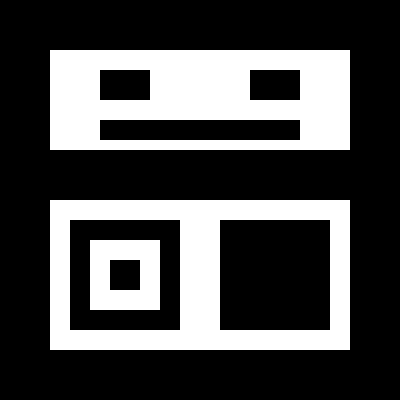
#> input picture python/ch12/contours.bmp, 400 x 400 px
$ python findcts.py
#> lines starting #> are read from the running program, lines starting #| are printed output that depends on the picture; after the words box and inside, x2 and y2 are one past the last pixel; in counts of white or black regions, pixels touching at a corner belong together
import numpy as np
import cv2
import random


def contours_basic():
    src = cv2.imread('contours.bmp', cv2.IMREAD_GRAYSCALE)
#> src: shape (400, 400); 29.9% white; 3 white regions

    if src is None:
        print('Image load failed!')
        return

    contours, _ = cv2.findContours(src, cv2.RETR_LIST, cv2.CHAIN_APPROX_NONE)
#> contours = 9 contours; largest, box (x1, y1, x2, y2) and area: (50, 200, 350, 350) 44551, (50, 50, 350, 150) 29601, (219, 219, 331, 331) 12319, (69, 219, 181, 331) 12319, (90, 240, 160, 310) 4761

    dst = cv2.cvtColor(src, cv2.COLOR_GRAY2BGR)
#> dst is the input picture: shape (400, 400, 3); 29.9% white; 3 white regions, box (x1, y1, x2, y2) and area: (50, 50, 350, 150) 23000, (50, 200, 350, 350) 20800, (90, 240, 160, 310) 4000

    for i in range(len(contours)):
        c = (random.randint(0, 255), random.randint(0, 255), random.randint(0, 255))
        cv2.drawContours(dst, contours, i, c, 2)
#> this loop made 9 passes
#> c on passes 1 to 9: (197, 215, 20), (132, 248, 207), (155, 244, 183), (111, 71, 144), (71, 48, 128), (75, 158, 50), (37, 169, 241), (51, 181, 222), (161, 104, 244)
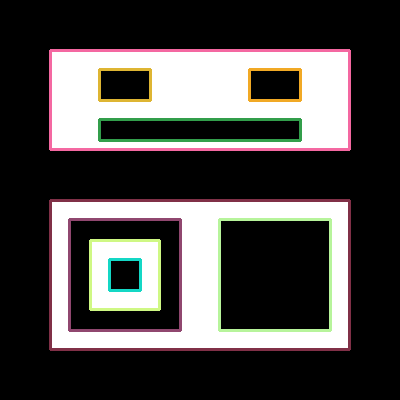
#> dst: shape (400, 400, 3); 7.01% of pixels changed, all inside (x1, y1, x2, y2) = (49, 49, 351, 351)

    cv2.imshow('src', src)
    cv2.imshow('dst', dst)

    cv2.waitKey()
    cv2.destroyAllWindows()


def contours_hier():
    src = cv2.imread('contours.bmp', cv2.IMREAD_GRAYSCALE)

    if src is None:
        print('Image load failed!')
        return

    contours, hierarchy = cv2.findContours(src, cv2.RETR_CCOMP, cv2.CHAIN_APPROX_SIMPLE)

    dst = cv2.cvtColor(src, cv2.COLOR_GRAY2BGR)

    idx = 0
    while idx >= 0:
        c = (random.randint(0, 255), random.randint(0, 255), random.randint(0, 255))
        cv2.drawContours(dst, contours, idx, c, -1, cv2.LINE_8, hierarchy)
        idx = hierarchy[0, idx, 0]
#> this loop made 3 passes
#> idx on passes 1 to 3: 2, 5, -1
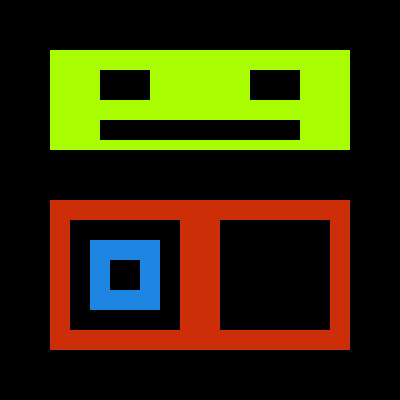
#> dst: shape (400, 400, 3); mean B, G, R 6.6, 45.7, 51.7

    cv2.imshow('src', src)
    cv2.imshow('dst', dst)

    cv2.waitKey()
    cv2.destroyAllWindows()


if __name__ == "__main__":
    contours_basic()
    contours_hier()
